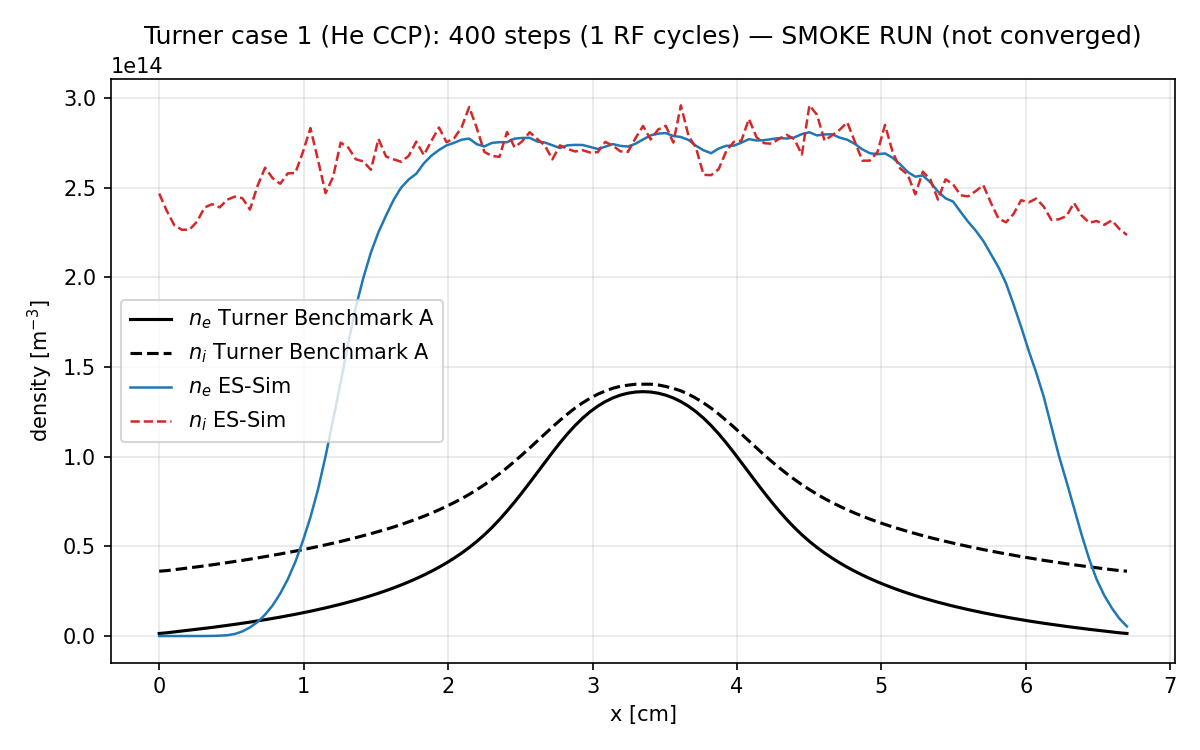

Python code for this plot:
"""Turner CCP ベンチマーク ケース1 (He) 検証スクリプト (prompts/21)。

Turner et al., Phys. Plasmas 20, 013507 (2013) のケース1 (He CCP) を
薄い 2D ストリップ (L×2mm、上下エッジ鏡面反射) で 1D 模擬し、
時間平均密度プロファイルを基準解 Benchmark_A.csv と定量比較する。

使い方:
    python verification/turner_case1.py                # 本番 (512000 ステップ)
    python verification/turner_case1.py --steps 4000   # スモーク (数分)

出力:
    verification/turner_case1_result.md   比較指標のまとめ
    verification/turner_case1_result.json 再解析用の生データ
    verification/turner_case1.png         密度プロファイル比較プロット
"""

from __future__ import annotations

import argparse
import json
import subprocess
import sys
import time
from pathlib import Path

import numpy as np

BACKEND = Path(__file__).resolve().parents[1]
sys.path.insert(0, str(BACKEND))

from es_sim.mcc import KB  # noqa: E402
from es_sim.particles import ME, MP, QE, _locate_initial  # noqa: E402
from es_sim.pic import PicSimulation  # noqa: E402
from es_sim.schema import Project  # noqa: E402

DATA = Path(__file__).parent / "data" / "turner"
OUT = Path(__file__).parent

# ---- ケース1 パラメータ (Turner Table 1) ----------------------------------------
L = 6.7e-2                     # ギャップ [m]
H = 2.0e-3                     # ストリップ高さ (y 方向) [m]
FREQ = 13.56e6                 # RF 周波数 [Hz]
V_RF = 450.0                   # V(t) = 450·sin(2πft) [V] (片側、対向 GND)
N_GAS = 9.64e20                # He ガス数密度 [m^-3]
T_GAS = 300.0                  # ガス温度 [K]
N0 = 2.56e14                   # 初期プラズマ密度 [m^-3]
TE_K = 30000.0                 # 初期電子温度 [K]
TI_K = 300.0                   # 初期イオン温度 [K]
M_HE = 6.67e-27                # He+ 質量 [kg]
STEPS_PER_CYCLE = 400          # dt = 1/(400f)
DT = 1.0 / (STEPS_PER_CYCLE * FREQ)
AVG_CYCLES = 32                # 密度の時間平均区間 (最後の 32 周期 = 12800 ステップ)
MESH_SIZE = L / 128.0          # ≈ 0.523 mm (文献の Δx = L/128 に対応)


def _read_xs_csv(name: str) -> tuple[list[float], list[float]]:
    """`;` 区切りの (energy_eV; sigma_m2) CSV を読む。"""
    arr = np.loadtxt(DATA / name, delimiter=";")
    return arr[:, 0].tolist(), arr[:, 1].tolist()


def _xs(kind: str, name: str, label: str, threshold: float = 0.0, mass_ratio: float = 0.0) -> dict:
    """CSV を XsProcess 形式の dict に変換する。"""
    e, s = _read_xs_csv(name)
    return {
        "kind": kind,
        "label": label,
        "threshold_ev": threshold,
        "mass_ratio": mass_ratio,
        "energy_ev": e,
        "sigma_m2": s,
    }


def _build_project(steps: int, n_macro: int, seed: int) -> Project:
    """ケース1 の Project を構築する。"""
    # 電子/He (Biagi 7.1)。弾性の質量比 m_e/M_He
    e_procs = [
        _xs("elastic", "Elastic_He.csv", "e + He elastic", mass_ratio=ME / M_HE),
        _xs("excitation", "Excitation1_He.csv", "e + He excitation (19.82 eV)", threshold=19.82),
        _xs("excitation", "Excitation2_He.csv", "e + He excitation (20.61 eV)", threshold=20.61),
        _xs("ionization", "Ionization_He.csv", "e + He ionization (24.59 eV)", threshold=24.59),
    ]
    # He+/He (Phelps、重心系エネルギー参照)
    i_procs = [
        _xs("isotropic", "Isotropic_He.csv", "He+ + He isotropic"),
        _xs("backscat", "Backscattering_He.csv", "He+ + He backscattering"),
    ]
    return Project.model_validate(
        {
            "geometry": {
                "domain": {"polygon": [[0, 0], [L, 0], [L, H], [0, H]]},
                "boundaries": [
                    {
                        "edges": [3],  # 左辺 x=0: RF 電極 V(t) = 450 sin(2πft)
                        "voltage": 0.0,
                        "voltage_rf": {"amplitude": V_RF, "freq_hz": FREQ, "phase_deg": 0.0},
                    },
                    {"edges": [1], "voltage": 0.0},  # 右辺 x=L: GND
                ],
            },
            "mesh": {"size": MESH_SIZE},
            "pic": {
                "initial_plasma": {
                    "density": N0,
                    "te_ev": TE_K * KB / QE,   # 30000 K → ≈ 2.585 eV
                    "ti_ev": TI_K * KB / QE,   # 300 K → ≈ 0.0259 eV
                    "ion_mass_amu": M_HE / MP,  # 6.67e-27 kg を正確に指定
                    "immobile_ions": False,
                    "seed": seed,
                },
                "n_macro": n_macro,
                "dt": DT,
                "n_steps": steps,
                "frame_every": 10**9,  # フレームは使わない
                "reflect_edges": [0, 2],  # 下辺・上辺: 鏡面反射 (1D 模擬)
                "mcc": {
                    "gas": {
                        "name": "He",
                        "pressure_pa": N_GAS * KB * T_GAS,  # n_g = p/(kB T) → p ≈ 3.99 Pa
                        "temperature_k": T_GAS,
                    },
                    "electron_processes": e_procs,
                    "ion_processes": i_procs,
                    "seed": seed + 1,
                    "ionization_split": "half",   # 電離余剰は散乱/生成電子で等分
                    "ion_energy_frame": "com",    # He+/He テーブルは重心系エネルギー
                },
                # SEE・電子反射なし (壁は完全吸収): see_gamma 未指定で既定 0
            },
        }
    )


def _eval_nodal(sim: PicSimulation, nodal: np.ndarray, pts: np.ndarray) -> np.ndarray:
    """節点値 nodal を P1 補間で任意点 pts (n,2) に評価する。"""
    elem = _locate_initial(sim.coeffs, pts)
    a, b, c, det = sim.coeffs
    l = (a[elem] + b[elem] * pts[:, 0:1] + c[elem] * pts[:, 1:2]) / det[elem][:, None]
    return np.sum(nodal[sim.tris[elem]] * l, axis=1)


def _profile_1d(sim: PicSimulation, nodal: np.ndarray, x_grid: np.ndarray) -> np.ndarray:
    """x_grid の各点で y 方向 (反射エッジを避けた内側) を平均して 1D プロファイル化。"""
    y_vals = np.linspace(0.15 * H, 0.85 * H, 8)
    eps = 1e-9
    xc = np.clip(x_grid, eps, L - eps)
    xx, yy = np.meshgrid(xc, y_vals, indexing="ij")  # (nx, ny)
    pts = np.stack([xx.ravel(), yy.ravel()], axis=1)
    vals = _eval_nodal(sim, nodal, pts).reshape(len(x_grid), len(y_vals))
    return vals.mean(axis=1)


def _rel(a: float, b: float) -> float:
    return (a - b) / b


def _ensure_matplotlib():
    """matplotlib を import する (無ければ pip でインストール)。"""
    try:
        import matplotlib  # noqa: F401
    except ImportError:
        print("matplotlib が無いためインストールします...", flush=True)
        subprocess.run(
            [sys.executable, "-m", "pip", "install", "--break-system-packages", "matplotlib"],
            check=True,
        )
    import matplotlib

    matplotlib.use("Agg")
    import matplotlib.pyplot as plt

    return plt


def main() -> None:
    ap = argparse.ArgumentParser(description="Turner ケース1 (He CCP) ベンチマーク検証")
    ap.add_argument("--steps", type=int, default=512000,
                    help="総ステップ数 (既定 512000 = 1280 RF 周期。スモークは 4000 など)")
    ap.add_argument("--n-macro", type=int, default=65536,
                    help="種ごとの初期マクロ粒子数 (既定 65536 ≈ 512個/x セル)")
    ap.add_argument("--seed", type=int, default=1, help="乱数シード")
    args = ap.parse_args()

    steps = args.steps
    n_cycles = steps / STEPS_PER_CYCLE
    print(f"Turner ケース1: L={L} m, He n_g={N_GAS:.3g} m^-3, "
          f"V_RF={V_RF} V @ {FREQ / 1e6:.2f} MHz, dt={DT:.4g} s")
    print(f"steps={steps} ({n_cycles:.1f} RF 周期), n_macro={args.n_macro}, "
          f"mesh size={MESH_SIZE * 1e3:.3f} mm, ストリップ高さ={H * 1e3:.1f} mm")

    project = _build_project(steps, args.n_macro, args.seed)
    t_setup = time.perf_counter()
    sim = PicSimulation(project)
    for w in sim.warnings:
        print(f"[warning] {w}")
    print(f"メッシュ: 節点 {sim.n_nodes}, 要素 {len(sim.tris)} "
          f"(構築 {time.perf_counter() - t_setup:.1f} s)", flush=True)

    # 密度の時間平均: 最後の AVG_CYCLES 周期 (足りなければ後半半分)
    avg_steps = min(AVG_CYCLES * STEPS_PER_CYCLE, max(1, steps // 2))
    accum_start = steps - avg_steps + 1
    sim.enable_density_accum(accum_start)
    print(f"密度時間平均: ステップ {accum_start}〜{steps} ({avg_steps} ステップ)")

    # ---- メインループ (進捗を RF 周期ごとに表示) --------------------------------
    t0 = time.perf_counter()
    report_every = STEPS_PER_CYCLE if n_cycles <= 100 else 10 * STEPS_PER_CYCLE
    for i in range(1, steps + 1):
        sim.step()
        if i % report_every == 0 or i == steps:
            el = sim.species["electron"]
            io = sim.species["ion"]
            print(f"cycle {i / STEPS_PER_CYCLE:8.1f}/{n_cycles:.0f}  "
                  f"n_e={len(el.x):7d}  n_i={len(io.x):7d}  "
                  f"elapsed={time.perf_counter() - t0:8.1f} s", flush=True)
    elapsed = time.perf_counter() - t0
    print(f"実行完了: {elapsed:.1f} s ({elapsed / steps * 1e3:.2f} ms/step)")

    # ---- 密度プロファイルの抽出と比較 -------------------------------------------
    bench = np.loadtxt(DATA / "Benchmark_A.csv")
    x_ref = bench[:, 0]        # 0〜0.067 m の 129 点
    ne_ref = bench[:, 1]       # 電子密度 [m^-3]
    ni_ref = bench[:, 4]       # イオン密度 [m^-3]

    dens = sim.averaged_density()
    ne_sim = _profile_1d(sim, dens["electron"], x_ref)
    ni_sim = _profile_1d(sim, dens["ion"], x_ref)

    i_c = len(x_ref) // 2  # 中心 (x = L/2)
    metrics = {}
    for name, sim_p, ref_p in (("n_e", ne_sim, ne_ref), ("n_i", ni_sim, ni_ref)):
        metrics[name] = {
            "center_sim": float(sim_p[i_c]),
            "center_ref": float(ref_p[i_c]),
            "center_rel_diff": float(_rel(sim_p[i_c], ref_p[i_c])),
            "peak_sim": float(sim_p.max()),
            "peak_ref": float(ref_p.max()),
            "peak_rel_diff": float(_rel(sim_p.max(), ref_p.max())),
            "rel_l2": float(np.linalg.norm(sim_p - ref_p) / np.linalg.norm(ref_p)),
        }

    print("\n==== Benchmark_A.csv との比較 ====")
    for name, m in metrics.items():
        print(f"{name}: 中心密度 sim={m['center_sim']:.4g} ref={m['center_ref']:.4g} "
              f"(相対差 {m['center_rel_diff'] * 100:+.2f}%)")
        print(f"{name}: ピーク密度 sim={m['peak_sim']:.4g} ref={m['peak_ref']:.4g} "
              f"(相対差 {m['peak_rel_diff'] * 100:+.2f}%)")
        print(f"{name}: プロファイル相対 L2 偏差 = {m['rel_l2']:.4f}")

    full_run = steps >= 512000
    if not full_run:
        print(f"\n[注意] steps={steps} は短縮実行です。基準解 (512000 ステップの定常状態) "
              "との定量一致は本番実行でのみ意味を持ちます。")

    # ---- JSON 保存 (再解析用) ----------------------------------------------------
    result = {
        "params": {
            "steps": steps, "n_macro": args.n_macro, "seed": args.seed,
            "dt": DT, "mesh_size": MESH_SIZE, "strip_height": H,
            "avg_steps": avg_steps, "elapsed_s": elapsed,
        },
        "history_last": {
            "n_e": int(sim.history["n_e"][-1]),
            "n_i": int(sim.history["n_i"][-1]),
            "wall_e": int(sim.history["wall_e"][-1]),
            "wall_i": int(sim.history["wall_i"][-1]),
            "coll_e": int(sim.history["coll_e"][-1]),
            "ion_events": int(sim.history["ion_events"][-1]),
        },
        "x": x_ref.tolist(),
        "ne_sim": ne_sim.tolist(),
        "ni_sim": ni_sim.tolist(),
        "ne_ref": ne_ref.tolist(),
        "ni_ref": ni_ref.tolist(),
        "metrics": metrics,
    }
    json_path = OUT / "turner_case1_result.json"
    json_path.write_text(json.dumps(result, indent=1), encoding="utf-8")
    print(f"\nJSON 保存: {json_path}")

    # ---- プロット ----------------------------------------------------------------
    plt = _ensure_matplotlib()
    fig, ax = plt.subplots(figsize=(8, 5))
    ax.plot(x_ref * 1e2, ne_ref, "k-", lw=1.5, label="$n_e$ Turner Benchmark A")
    ax.plot(x_ref * 1e2, ni_ref, "k--", lw=1.5, label="$n_i$ Turner Benchmark A")
    ax.plot(x_ref * 1e2, ne_sim, "C0-", lw=1.2, label="$n_e$ ES-Sim")
    ax.plot(x_ref * 1e2, ni_sim, "C3--", lw=1.2, label="$n_i$ ES-Sim")
    ax.set_xlabel("x [cm]")
    ax.set_ylabel(r"density [m$^{-3}$]")
    title = f"Turner case 1 (He CCP): {steps} steps ({n_cycles:.0f} RF cycles)"
    if not full_run:
        title += " — SMOKE RUN (not converged)"
    ax.set_title(title)
    ax.legend()
    ax.grid(alpha=0.3)
    fig.tight_layout()
    png_path = OUT / "turner_case1.png"
    fig.savefig(png_path, dpi=150)
    print(f"プロット保存: {png_path}")

    # ---- Markdown 保存 -------------------------------------------------------------
    md = [
        "# Turner ケース1 (He CCP) ベンチマーク比較",
        "",
        f"- 実行: steps={steps} ({n_cycles:.1f} RF 周期), n_macro={args.n_macro}, "
        f"dt={DT:.4g} s, メッシュ {MESH_SIZE * 1e3:.3f} mm, ストリップ {H * 1e3:.1f} mm "
        f"(上下エッジ鏡面反射)",
        f"- 時間平均: 最後の {avg_steps} ステップ ({avg_steps / STEPS_PER_CYCLE:.1f} 周期)",
        f"- 実行時間: {elapsed:.1f} s",
        f"- 最終粒子数: n_e={result['history_last']['n_e']}, n_i={result['history_last']['n_i']}",
        "",
        "| 指標 | n_e | n_i |",
        "|---|---|---|",
        f"| 中心密度 sim [m^-3] | {metrics['n_e']['center_sim']:.4g} | {metrics['n_i']['center_sim']:.4g} |",
        f"| 中心密度 ref [m^-3] | {metrics['n_e']['center_ref']:.4g} | {metrics['n_i']['center_ref']:.4g} |",
        f"| 中心密度 相対差 | {metrics['n_e']['center_rel_diff'] * 100:+.2f}% | {metrics['n_i']['center_rel_diff'] * 100:+.2f}% |",
        f"| ピーク密度 sim [m^-3] | {metrics['n_e']['peak_sim']:.4g} | {metrics['n_i']['peak_sim']:.4g} |",
        f"| ピーク密度 ref [m^-3] | {metrics['n_e']['peak_ref']:.4g} | {metrics['n_i']['peak_ref']:.4g} |",
        f"| ピーク密度 相対差 | {metrics['n_e']['peak_rel_diff'] * 100:+.2f}% | {metrics['n_i']['peak_rel_diff'] * 100:+.2f}% |",
        f"| プロファイル相対 L2 偏差 | {metrics['n_e']['rel_l2']:.4f} | {metrics['n_i']['rel_l2']:.4f} |",
        "",
        "比較プロット: `turner_case1.png` / 生データ: `turner_case1_result.json`",
    ]
    if not full_run:
        md.append("")
        md.append(f"**注意**: steps={steps} の短縮実行 (スモーク)。定常状態に達していないため"
                  "基準解との定量比較は参考値。本番は `--steps 512000`。")
    md_path = OUT / "turner_case1_result.md"
    md_path.write_text("\n".join(md) + "\n", encoding="utf-8")
    print(f"Markdown 保存: {md_path}")


if __name__ == "__main__":
    main()
